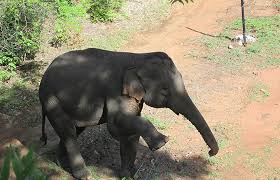
#> input picture images/test/Asian Elephant (110).jpg, 280 x 180 px
$ python -i preprocessing.py   (imports and definitions only)   (older library calls are emulated)
#> lines starting #> are read from the running program, lines starting #| are printed output that depends on the picture
#> further down, picture is the input picture: shape (180, 280, 3); mean B, G, R 110.7, 135.4, 144.1
import cv2
import numpy as np
from config import IMAGE_SIZE
import logging

def load_image(image_path):
    """
    Load an image from a path.

    Args:
        image_path: Path to the image file.

    Returns:
        numpy.ndarray: The loaded image as a numpy array.
    """
    print(image_path)
    try:
        image = cv2.imread(image_path)
        if image is None:
            raise ValueError(f"Failed to load image from path: {image_path}")
        return image
    except Exception as e:
        raise ValueError(f"Error loading image from {image_path}: {e}")

def convert_to_rgb(image):
    """
    Convert an image to RGB format.

    Args:
        image: The input image (PIL.Image or numpy array).

    Returns:
        numpy.ndarray: The image in RGB format.
    """
    if isinstance(image, np.ndarray):
        # If it's already a numpy array, use it directly
        return cv2.cvtColor(image, cv2.COLOR_BGR2RGB)
    else:
        # Convert PIL.Image to numpy array
        image = np.array(image)
        return cv2.cvtColor(image, cv2.COLOR_BGR2RGB)

def normalize_image(image):
    """
    Normalize image values to the range [0, 1].
    """
    return cv2.normalize(image, None, 0, 1, cv2.NORM_MINMAX, cv2.CV_32F)
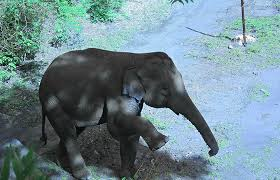
#> returned value: shape (180, 280, 3) float32; mean of channels 0, 1, 2 0.565, 0.531, 0.434; drawn as B, G, R

def resize_image(image, size=IMAGE_SIZE):
    """
    Resize image to the given dimensions.
    """
#> called with size = (224, 224)
    return cv2.resize(image, size)
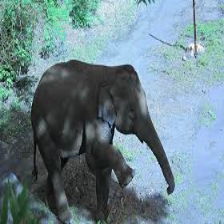
#> returned value: shape (224, 224, 3) float32; mean of channels 0, 1, 2 0.565, 0.531, 0.434; drawn as B, G, R

def extract_channels(image):
    """
    Extract RGB channels and grayscale from an image.
    """
    red_channel = image[:, :, 0]
    green_channel = image[:, :, 1]
    blue_channel = image[:, :, 2]
    grey_image = cv2.cvtColor(image, cv2.COLOR_RGB2GRAY)
    return red_channel, green_channel, blue_channel, grey_image

def apply_canny_edge_detection(grey_image, low_threshold=250, high_threshold=400):
    """
    Apply Canny edge detection on a grayscale image.
    """
    grey_border = cv2.Canny(grey_image, low_threshold, high_threshold)
    return cv2.convertScaleAbs(grey_border, alpha=(255.0))

def image_preprocessing(image_input, apply_canny=False):
    """
    Preprocess an image.

    Args:
        image_input: Path to the image or a preloaded image array.

    Returns:
        The preprocessed image.
    """
    # Call load_image only if the input is a string (file path)
    logging.info(f"Processing input as file path: {image_input}")
    logging.info(f"Reciving input of {type(image_input)} type")
    if isinstance(image_input, str):
        logging.info(f"Processing input as file path: {image_input}")
        image = load_image(image_input)
    else:
        logging.info(f"Processing input as numpy array. Shape: {image_input.shape}")
        image = image_input

    # Process the image
    if len(image.shape) == 2:
        image = cv2.cvtColor(image, cv2.COLOR_GRAY2BGR)

    logging.info(f"Image shape: {image.shape}")
    image = convert_to_rgb(image)
    logging.info(f"Image converted to RGB")
    image = normalize_image(image)
    logging.info(f"Image normalized")
    image = resize_image(image, (224, 224))
    logging.info(f"Image resized to {image.shape}")
    if apply_canny:
        logging.info(f"Applying Canny edge detection")
        red_channel, green_channel, blue_channel, grey_image = extract_channels(image)
        grey_image_8bit = cv2.convertScaleAbs(grey_image, alpha=(255.0))
        grey_border = apply_canny_edge_detection(grey_image_8bit)
        image = np.stack((red_channel, green_channel, blue_channel, grey_border), axis=-1)
    if len(image[image < 0]) > 0:
        logging.info(f"Negative values found in the image. Setting them to 0.")
        image[image < 0] = 0
    return image

>>> import cv2
>>> picture = cv2.imread('../images/test/Asian Elephant (110).jpg')
>>> result = image_preprocessing(picture)

$ run again, on images/test/Asian Elephant (117).jpg
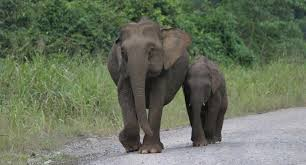
#> input picture images/test/Asian Elephant (117).jpg, 306 x 165 px
#> picture is the input picture: shape (165, 306, 3); mean B, G, R 93.5, 113.4, 104.4
#> in normalize_image, `return cv2.normalize(image, None, 0, 1, cv2.NORM_MINMAX, cv2.CV_32F)`:
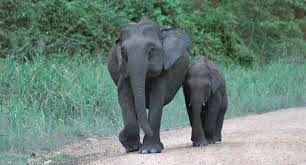
#> returned value: shape (165, 306, 3) float32; mean of channels 0, 1, 2 0.472, 0.513, 0.423; drawn as B, G, R
#> in resize_image, `return cv2.resize(image, size)`:
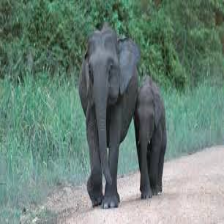
#> returned value: shape (224, 224, 3) float32; mean of channels 0, 1, 2 0.472, 0.513, 0.423; drawn as B, G, R

$ run again, on images/test/Asian Elephant (23).jpg
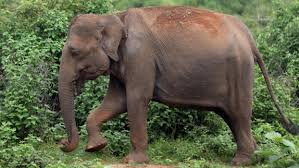
#> input picture images/test/Asian Elephant (23).jpg, 299 x 168 px
#> picture is the input picture: shape (168, 299, 3); mean B, G, R 74.5, 101.1, 98.2
#> in normalize_image, `return cv2.normalize(image, None, 0, 1, cv2.NORM_MINMAX, cv2.CV_32F)`:
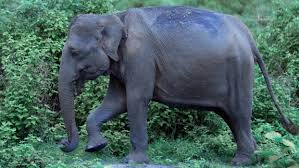
#> returned value: shape (168, 299, 3) float32; mean of channels 0, 1, 2 0.391, 0.403, 0.297; drawn as B, G, R
#> in resize_image, `return cv2.resize(image, size)`:
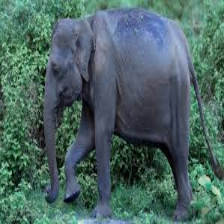
#> returned value: shape (224, 224, 3) float32; mean of channels 0, 1, 2 0.391, 0.403, 0.297; drawn as B, G, R

$ run again, on images/test/Asian Elephant (33).jpg
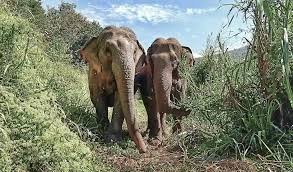
#> input picture images/test/Asian Elephant (33).jpg, 293 x 172 px
#> picture is the input picture: shape (172, 293, 3); mean B, G, R 108.7, 127.3, 121.4
#> in normalize_image, `return cv2.normalize(image, None, 0, 1, cv2.NORM_MINMAX, cv2.CV_32F)`:
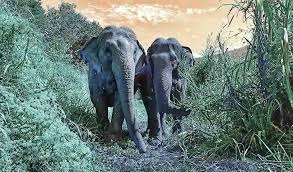
#> returned value: shape (172, 293, 3) float32; mean of channels 0, 1, 2 0.476, 0.499, 0.426; drawn as B, G, R
#> in resize_image, `return cv2.resize(image, size)`:
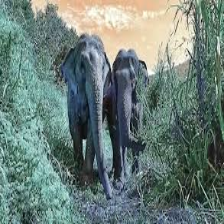
#> returned value: shape (224, 224, 3) float32; mean of channels 0, 1, 2 0.476, 0.499, 0.426; drawn as B, G, R
